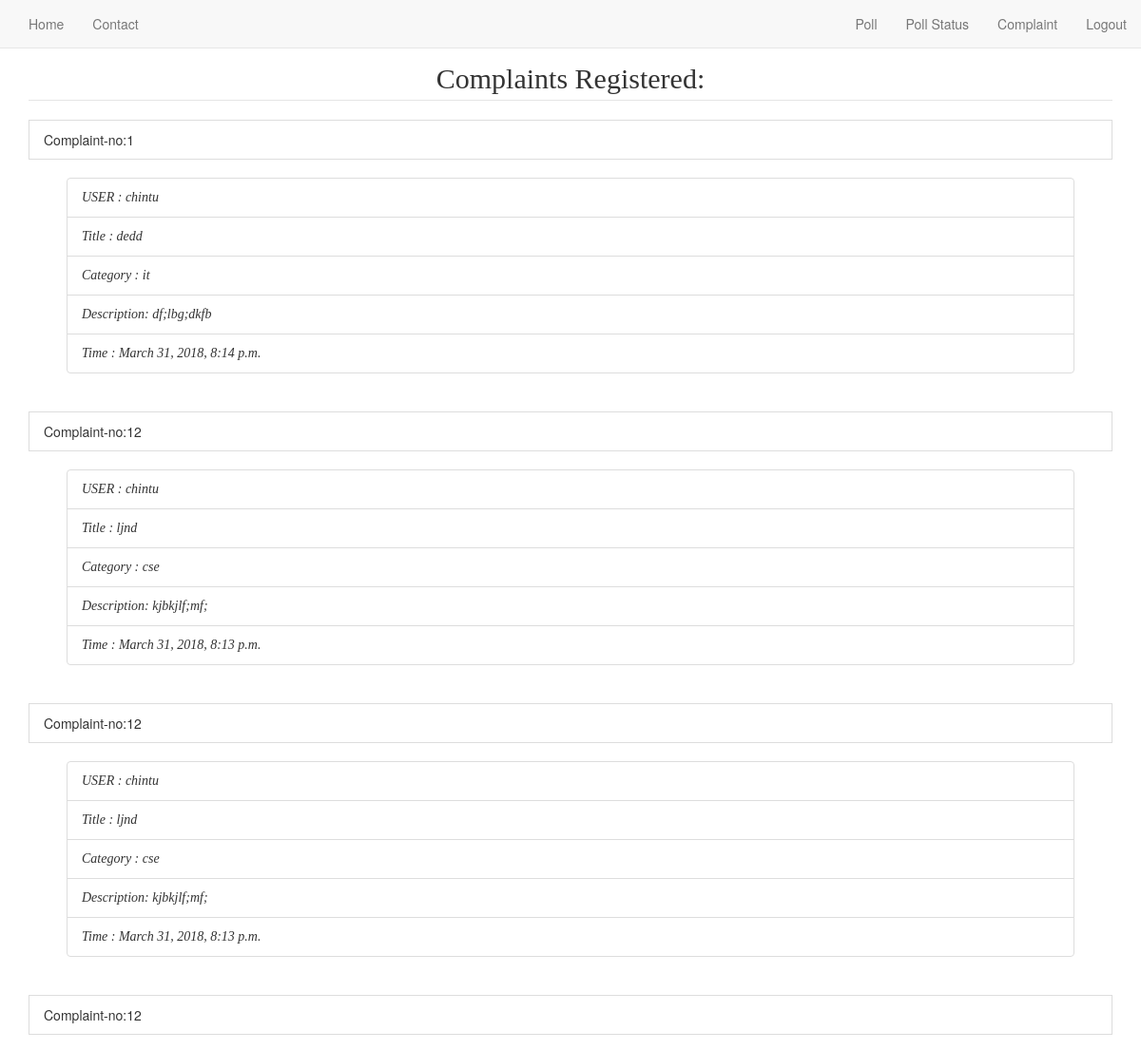
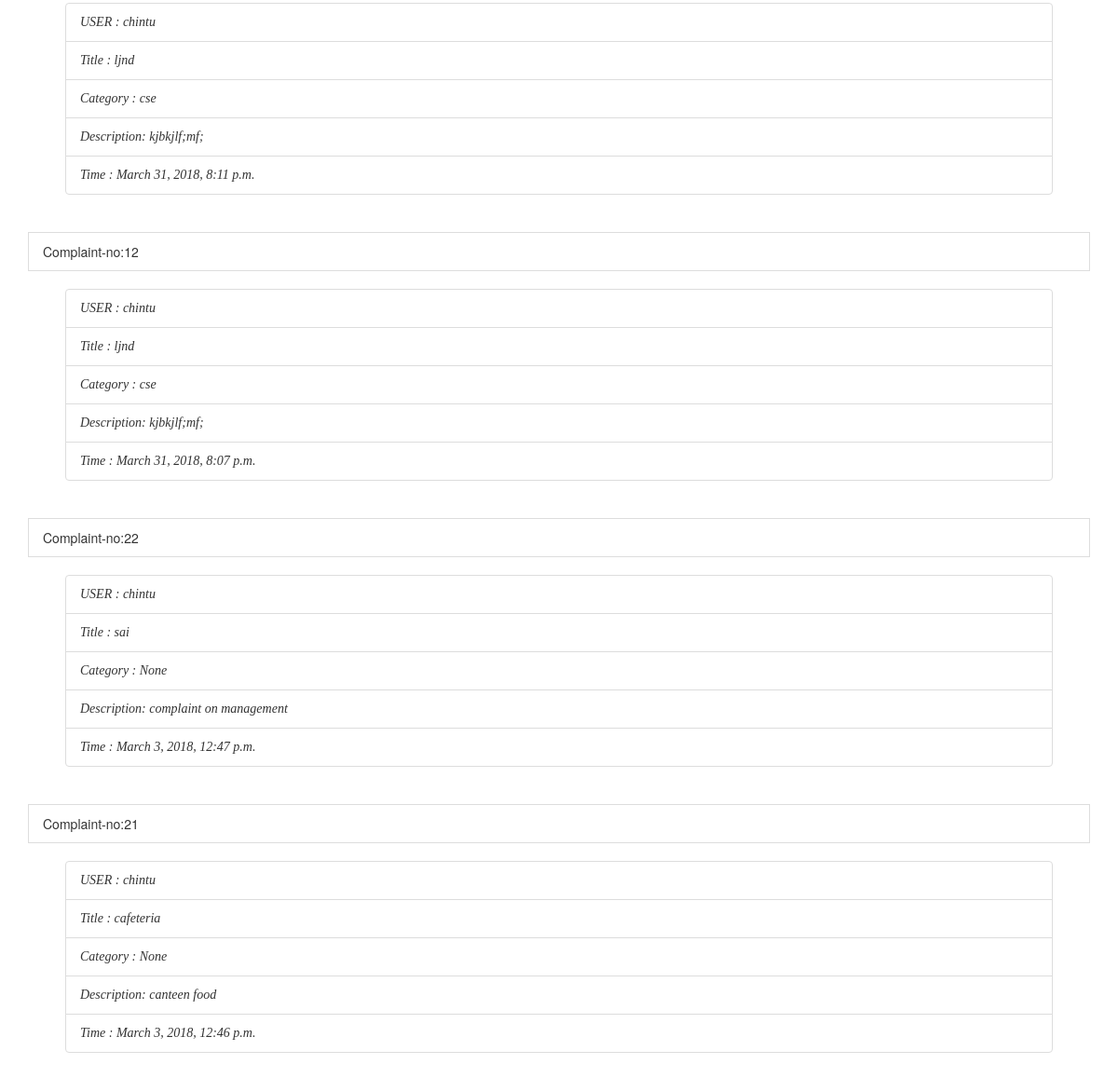
Screenshot of /home/ (signed in) with the database file from the repository (2 pictures, top to bottom).
### complaint/models.py (models this page shows, shortened)
class Complaints(models.Model):
	CHOICES = (
	        ('cse','CSE-dept'),
	        ('it','It-dept'),
	        ('ece','ECE-dept'),
			('eee','EEE-dept'),
			('mech','MECH-dept'),
			('exam','Examination-branch'),
			('maintenance','MAINTENANCE'),
	    )
	user = models.ForeignKey(User,on_delete = models.CASCADE)
	title = models.CharField(max_length=20)
	category = models.CharField(max_length=20,choices=CHOICES,null=True)
	description = models.TextField(max_length=200)
	created_date = models.DateTimeField(default=timezone.now)
	complaintno = models.IntegerField(default=0)

### complaint/views.py (the view)
# urls.py: url(r'home/$',view_home),
@login_required
def view_home(request):
	c=Complaints.objects.all().order_by('-created_date')
	args={'c':c}
	return render(request,'complaint/home.html',args)

### complaint/templates/complaint/home.html (shortened to what this page needs)
{% extends 'base.html'%}
{% block body %}
<body>
<div class="container">
   <legend>Complaints Registered:</legend>
  {% for comp in c %}
		<li class="list-group-item">Complaint-no:{{comp.complaintno}}</li>
  <div class="card">
  <ul class="list-group list-group-flush">
    <li class="list-group-item">USER : {{comp.user}}</li>
    <li class="list-group-item">Title : {{comp.title}}</li>
		<li class="list-group-item">Category : {{comp.category}}</li>
    <li class="list-group-item">Description: {{comp.description}}</li>
    <li class="list-group-item">Time : {{comp.created_date}}</li>
  </ul>
</div>
    {% endfor %}
</div>
{% endblock %}

### complaint/templates/base.html (shortened to what this page needs)
<!DOCTYPE html>
<html>
	<head>
		<link rel="stylesheet" href="https://maxcdn.bootstrapcdn.com/bootstrap/3.3.7/css/bootstrap.min.css">
	</head>
  {% block nav1 %}
      <nav class="navbar navbar-default navbar-fixed-top" >
        <div class="container-fluid">
                    {% if user.is_authenticated %}
          <div id="navbar" class="navbar-collapse collapse">
            <ul class="nav navbar-nav">
              <li><a href="/home/">Home</a></li>
              <li><a href="/contact/">Contact</a></li>
            </ul>
            <ul class="nav navbar-nav navbar-right">
              <li><a href="/add_poll/">Poll</a></li>
							<li><a href="/poll_status/">Poll Status</a></li>
              <li><a href="/complaint/">Complaint</a></li>
              <li><a href="/logout/">Logout</a></li>
            </ul>
          </div>
            {% endif %}
          </div>
      </nav>
    {% endblock %}
	<body>
{% block body %}
    {% endblock %}
	</body>
</html>

### complaint/templates/complaint/home.html (style rules this page uses)
div.card { margin:auto; padding: 20px; text-align: left; font-size: 100%; font-family: verdana; font-style: italic; width: 110rem; }
legend { font-size:30px; text-align:center; font-family: verdana; }

### rows the page displays
Complaints: complaintno "1", user "chintu", title "dedd", category "it", description "df;lbg;dkfb", created_date "March 31, 2018, 8:14 p.m."
Complaints: complaintno "12", user "chintu", title "ljnd", category "cse", description "kjbkjlf;mf;", created_date "March 31, 2018, 8:13 p.m."
Complaints: complaintno "12", user "chintu", title "ljnd", category "cse", description "kjbkjlf;mf;", created_date "March 31, 2018, 8:13 p.m."
Complaints: complaintno "12", user "chintu", title "ljnd", category "cse", description "kjbkjlf;mf;", created_date "March 31, 2018, 8:11 p.m."
Complaints: complaintno "12", user "chintu", title "ljnd", category "cse", description "kjbkjlf;mf;", created_date "March 31, 2018, 8:07 p.m."
Complaints: complaintno "22", user "chintu", title "sai", category "None", description "complaint on management", created_date "March 3, 2018, 12:47 p.m."
Complaints: complaintno "21", user "chintu", title "cafeteria", category "None", description "canteen food", created_date "March 3, 2018, 12:46 p.m."
